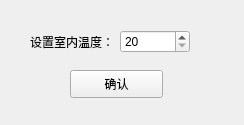
<?xml version="1.0" encoding="UTF-8"?>
<ui version="4.0">
 <class>temprature</class>
 <widget class="QWidget" name="temprature">
  <property name="geometry">
   <rect>
    <x>0</x>
    <y>0</y>
    <width>244</width>
    <height>125</height>
   </rect>
  </property>
  <property name="windowTitle">
   <string>Form</string>
  </property>
  <widget class="QPushButton" name="pushButton">
   <property name="geometry">
    <rect>
     <x>70</x>
     <y>70</y>
     <width>93</width>
     <height>28</height>
    </rect>
   </property>
   <property name="text">
    <string>确认</string>
   </property>
  </widget>
  <widget class="QWidget" name="">
   <property name="geometry">
    <rect>
     <x>30</x>
     <y>30</y>
     <width>160</width>
     <height>23</height>
    </rect>
   </property>
   <layout class="QHBoxLayout" name="horizontalLayout">
    <item>
     <widget class="QLabel" name="label">
      <property name="text">
       <string>设置室内温度：</string>
      </property>
     </widget>
    </item>
    <item>
     <widget class="QSpinBox" name="spinBox">
      <property name="minimum">
       <number>20</number>
      </property>
      <property name="maximum">
       <number>30</number>
      </property>
     </widget>
    </item>
   </layout>
  </widget>
 </widget>
 <resources/>
 <connections/>
</ui>
